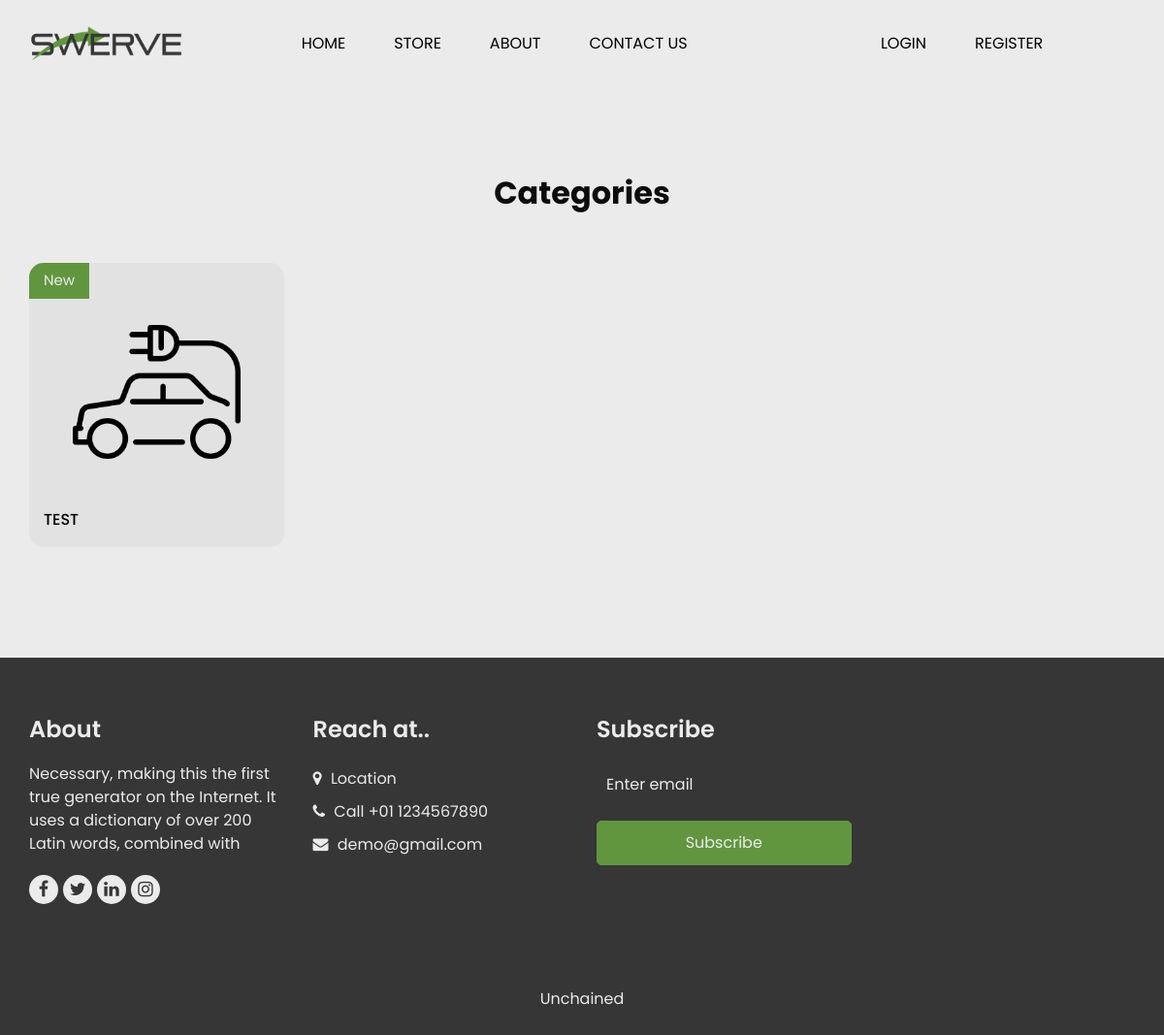
The page /store/ on the database as committed earlier.
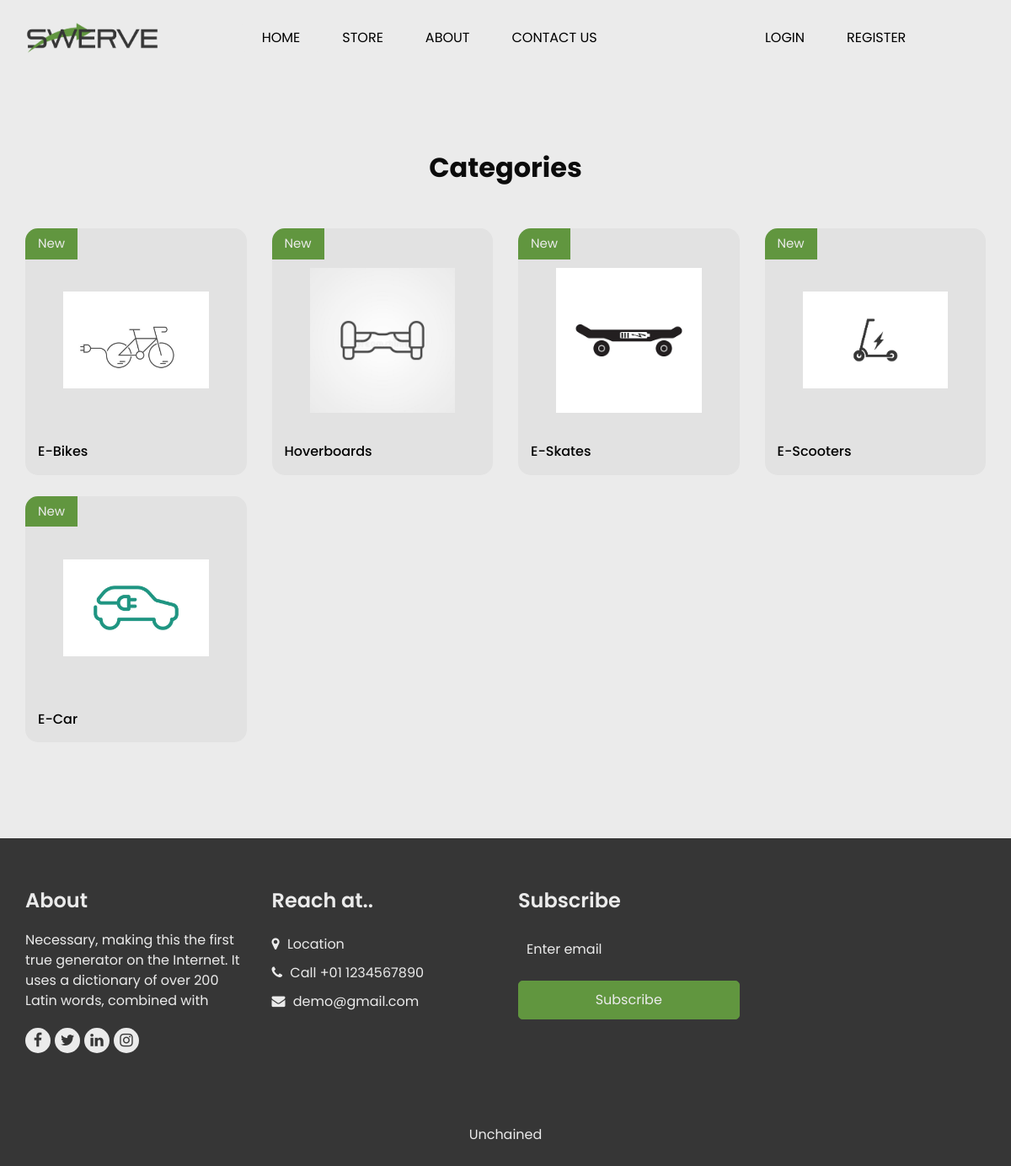
The same page on the database as committed later.
### store/models.py (models this page shows, shortened)
class Category(models.Model):
    name = models.CharField(max_length=100)
    description = models.CharField(max_length=350, blank=True)
    image = models.ImageField(upload_to='category_images/', default='afk.jpg')

### store/views.py (the view)
# urls.py: path('store/', views.store, name='store'),
def store(request):
    categories = Category.objects.all()
    context = {'categories': categories}
    return render(request, 'pages/store.html', context)

### store/templates/pages/store.html
{% extends 'master/main.html' %}
{% load crispy_forms_filters %}
{% load static %}
{% block content %}
<section class="shop_section layout_padding">
    <div class="container">
      <div class="heading_container heading_center">
        <h2>
          Categories
        </h2>
      </div>
      <div class="row">
        {% for category in categories %}
        <div class="col-sm-6 col-xl-3">
          <div class="box">
            <a href="{% url 'product_by_category' category.name %}">
              <div class="img-box">
                <img src="{{category.image.url}}" alt="">
              </div>
              <div class="detail-box">
                <h6>
                  {{ category.name }}
                </h6>
              </div>
              <div class="new">
                <span>
                  New
                </span>
              </div>
            </a>
          </div>
        </div>
        {% endfor %}
  </section>
  {% endblock content %}

### store/templates/master/main.html (shortened to what this page needs)
<!DOCTYPE html>
{% load static %}
<html>
<head>
    <link rel="stylesheet" type="text/css" href="{% static 'css/bootstrap.css' %}"/>
    <link rel="stylesheet" type="text/css"
          href="https://cdnjs.cloudflare.com/ajax/libs/OwlCarousel2/2.3.4/assets/owl.carousel.min.css"/>
    <link href="{% static 'css/font-awesome.min.css' %}" rel="stylesheet"/>
    <link href="{% static 'css/style.css' %}" rel="stylesheet"/>
    <link href="{% static 'css/responsive.css' %}" rel="stylesheet"/>
</head>
<body>
<header class="header_section">
    <div class="container-fluid">
        <nav id="headnav" class="navbar navbar-expand-lg custom_nav-container ">
            <a class="navbar-brand" href="{% url 'index' %}">
          <span>
            <img src="{% static 'images/Swerve.png' %}" alt="" width="170px" height="50px">
          </span>
            </a>
            <div class="collapse navbar-collapse" id="navbarSupportedContent">
                <ul class="navbar-nav">
                    <li class="nav-item active">
                        <a class="nav-link" href="{% url 'index' %}">Home<span class="sr-only">(current)</span></a>
                    </li>
                    <li class="nav-item">
                        <a class="nav-link" href="{% url 'store' %}"> Store </a>
                    </li>
                    <li class="nav-item">
                        <a class="nav-link" href="#"> About </a>
                    </li>
                    <li class="nav-item">
                        <a class="nav-link" href="#">Contact Us</a>
                    </li>
                </ul>
                {% if user.is_authenticated %}
                    <div class="collapse navbar-collapse" id="navbarNavDarkDropdown">
                        <ul class="navbar-nav" style="margin-right:50px;">
                            <li class="nav-item dropdown">
                                    <a class="nav-link dropdown-toggle" href="#" id="navbarDarkDropdownMenuLink"
                                        role="button"
                                        data-bs-toggle="dropdown" aria-expanded="false">
                                        {{ user.username | capfirst }} </a>
                                    <ul class="dropdown-menu dropdown-menu-dark"
                                        aria-labelledby="navbarDarkDropdownMenuLink">
                                        <li><a class="dropdown-item" style="color: #61963f" href="#">Edit Profile</a></li>
                                        <li><a class="dropdown-item" style="color: #61963f" href="#">View Orders</a></li>
                                        <li><a class="dropdown-item" style="color: #61963f"
                                           href="{% url 'logout' %}">Logout</a></li>
                                    </ul>
                            </li>
                        </ul>
                    </div>
                {% else %}
                    <ul class="navbar-nav">
                        <li class="nav-item">
                            <a class="nav-link" href="{% url 'login' %}">Login</a>
                        </li>
                        <li class="nav-item">
                            <a class="nav-link" href="{% url 'register' %}">Register</a>
                        </li>
                    </ul>
                {% endif %}
            </div>
        </nav>
    </div>
</header>
<body>
{% block content %}
{% endblock %}
</body>
<br>
<footer class="footer_section">
    <div class="container">
        <div class="row">
            <div class="col-md-6 col-lg-3 footer-col">
                <div class="footer_detail">
                    <h4>
                        About
                    </h4>
                    <p>
                        Necessary, making this the first true generator on the Internet. It uses a dictionary of over
                        200 Latin
                        words, combined with
                    </p>
                    <div class="footer_social">
                        <a href="">
                            <i class="fa fa-facebook" aria-hidden="true"></i>
                        </a>
                        <a href="">
                            <i class="fa fa-twitter" aria-hidden="true"></i>
                        </a>
                        <a href="">
                            <i class="fa fa-linkedin" aria-hidden="true"></i>
                        </a>
                        <a href="">
                            <i class="fa fa-instagram" aria-hidden="true"></i>
                        </a>
                    </div>
                </div>
            </div>
            <div class="col-md-6 col-lg-3 footer-col">
                <div class="footer_contact">
                    <h4>
                        Reach at..
                    </h4>
                    <div class="contact_link_box">
                        <a href="">
                            <i class="fa fa-map-marker" aria-hidden="true"></i>
                            <span>
                  Location
                </span>
                        </a>
                        <a href="">
                            <i class="fa fa-phone" aria-hidden="true"></i>
                            <span>
                  Call +01 1234567890
                </span>
                        </a>
                        <a href="">
                            <i class="fa fa-envelope" aria-hidden="true"></i>
                            <span>
                  demo@gmail.com
                </span>
                        </a>
                    </div>
                </div>
            </div>
            <div class="col-md-6 col-lg-3 footer-col">
                <div class="footer_contact">
                    <h4>
                        Subscribe
                    </h4>
                    <form action="#">
                        <input type="text" placeholder="Enter email"/>
                        <button type="submit">
                            Subscribe
                        </button>
                    </form>
                </div>
            </div>
            <div class="col-md-6 col-lg-3 footer-col">
                <div class="map_container">
                    <div class="map">
                        <div id="googleMap"></div>
                    </div>
                </div>
            </div>
        </div>
        <div class="footer-info">
            <p>Unchained</p>
        </div>
    </div>
</footer>
</body>
</html>

### static/CSS/responsive.css (style rules this page uses)
@media (min-width: 1200px) { .container { max-width: 1170px; } }

Rows that differ between the two databases and show on the page:
removed Category: image (picture), name "TEST"
added Category: image (picture), name "E-Bikes"
added Category: image (picture), name "Hoverboards"
added Category: image (picture), name "E-Skates"
added Category: image (picture), name "E-Scooters"
added Category: image (picture), name "E-Car"
